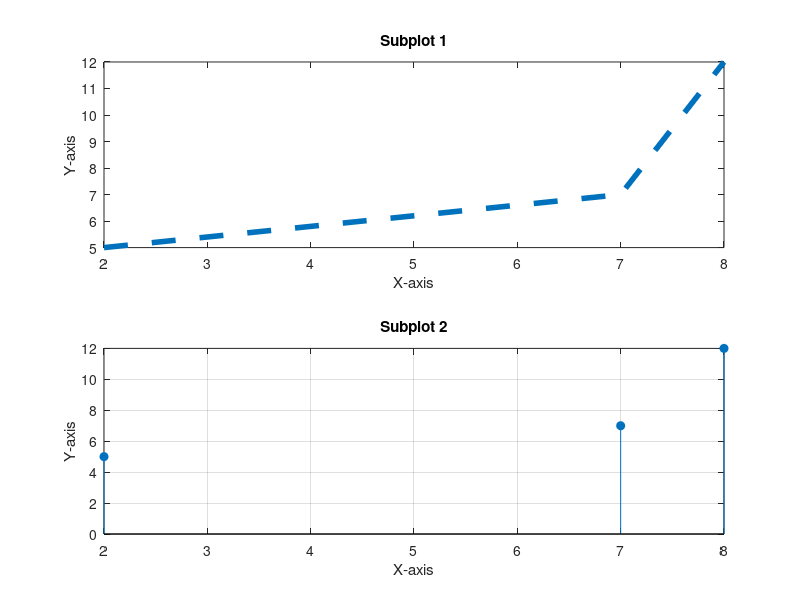

Source code (MATLAB):
% Divide the figure into 2 rows and 1 column, each cell capable of having a
% separate figure

x = [2, 7, 8]
y = [5, 7, 12]
subplot(2, 1, 1)
plot(x, y, "--", "linewidth", 4)
title("Subplot 1")
xlabel("X-axis")
ylabel("Y-axis")

subplot(2, 1, 2)
stem(x, y, "filled")
title("Subplot 2")
xlabel("X-axis")
ylabel("Y-axis")

grid on;
